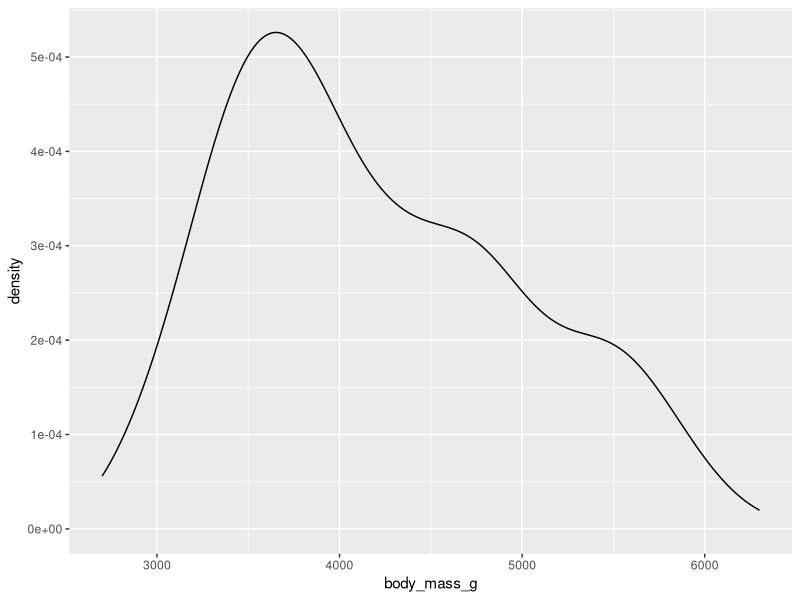
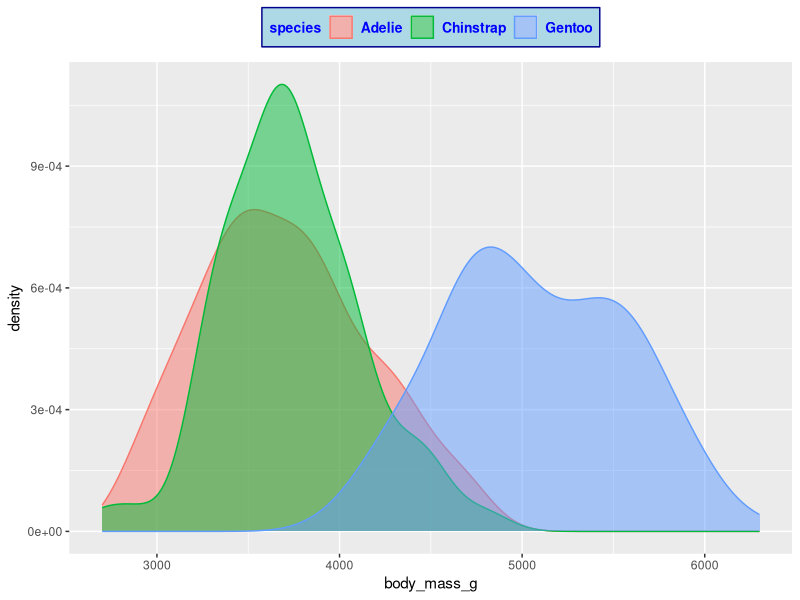
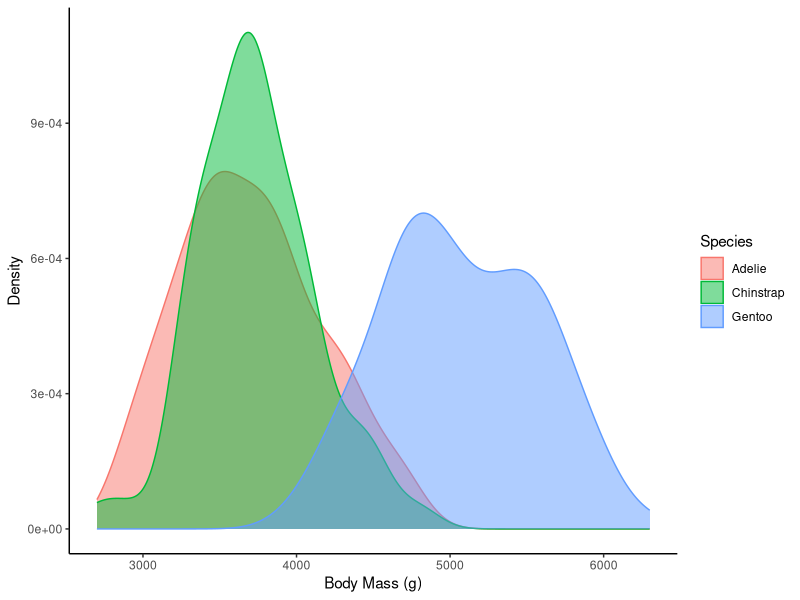
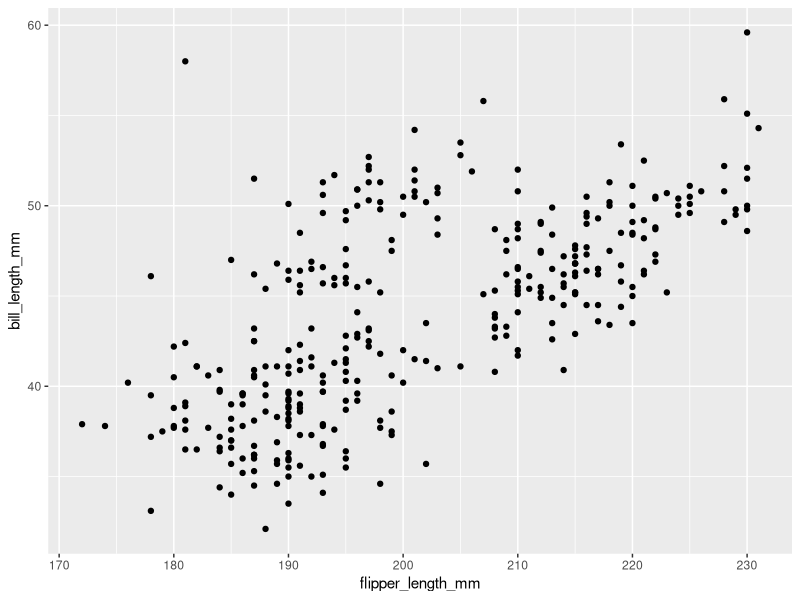
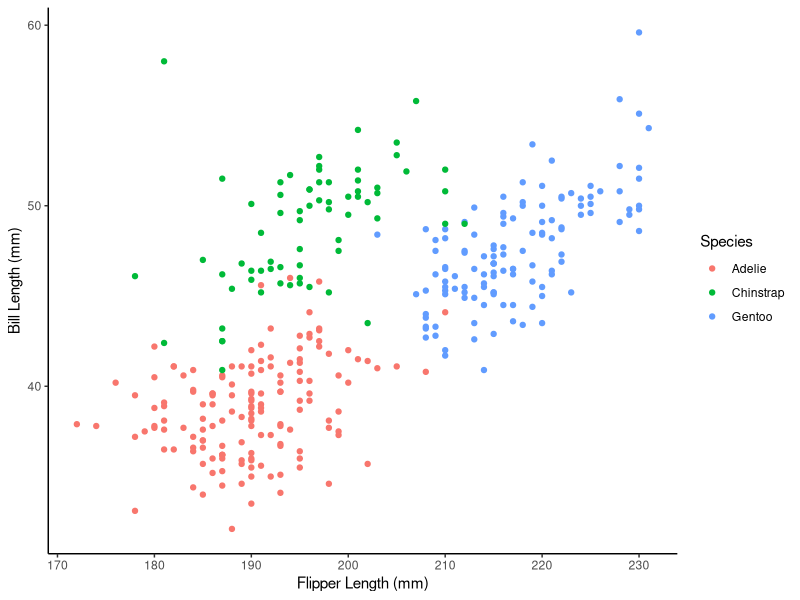

R code for these plots, in order:
## ---- chunk 1
knitr::opts_chunk$set(echo = TRUE)
## ---- chunk 2
library(tidyverse)
library(palmerpenguins)
## ---- chunk 3
penguins <- penguins
## ---- chunk 4
head(penguins)
## ---- chunk 5
ggplot(penguins, aes(body_mass_g)) +
  geom_density()
## ---- chunk 6
ggplot(penguins, aes(body_mass_g, color = species, fill = species)) +
  geom_density(alpha = 0.5) +
  labs(color = "species",
       fill="species") +
  theme(legend.position = "top") +
  theme(legend.title = element_text(colour="blue", size=10, 
                                      face="bold")) +
  theme(legend.text = element_text(colour="blue", size=10, 
                                     face="bold")) +
  theme(legend.background = element_rect(fill="lightblue", 
                                  size=0.5, linetype="solid")) +
  theme(legend.background = element_rect(fill="lightblue",
                                  size=0.5, linetype="solid", 
                                  colour ="darkblue"))


#I had some extra fun with theme commands :)
## ---- chunk 7
ggplot(penguins, aes(body_mass_g, color = species, fill = species)) +
  geom_density(alpha = 0.5) +
  labs(x="Body Mass (g)", 
       y="Density",
       color = "Species",
       fill="Species") +
  theme(legend.position = "top") +
  theme_classic()
## ---- chunk 8
ggplot(penguins, aes(flipper_length_mm, bill_length_mm)) +
  geom_point()
## ---- chunk 9
ggplot(penguins, aes(flipper_length_mm, bill_length_mm, color = species, fill = species)) +
  geom_point() +
  labs(x="Flipper Length (mm)", 
       y="Bill Length (mm)",
       color = "Species",
       fill="Species") +
  theme_classic()
